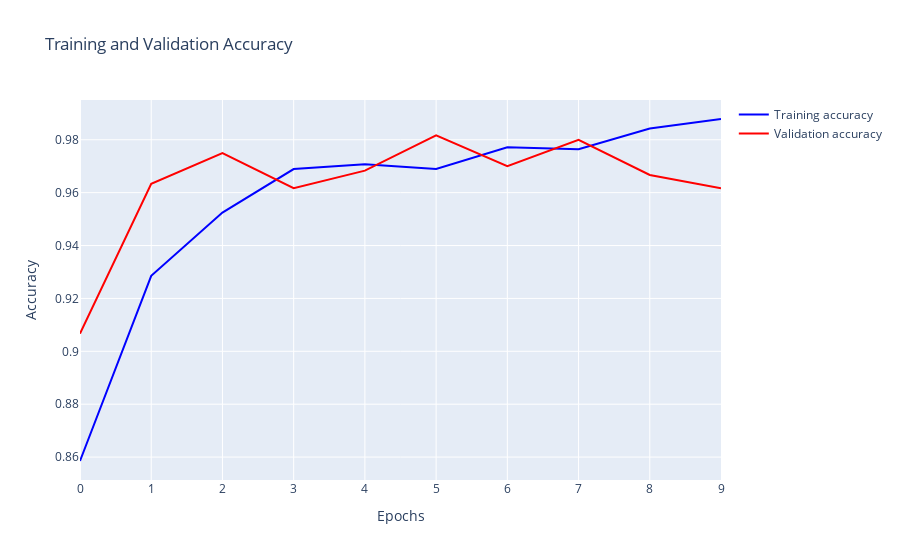
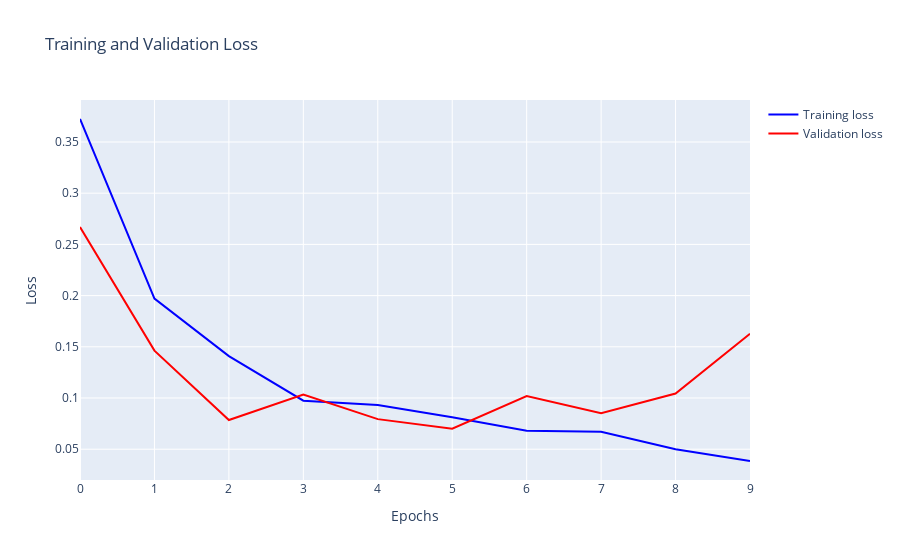

Notebook code cell kept with these figures, in order:
### Code cell
fig_accuracy, fig_loss = report(history)
fig_accuracy.show()
fig_loss.show()

### Figure 1 — Plotly figure (JSON) as saved in the notebook; plotly's stock layout.template omitted (floating-point values rounded to 4 significant figures)
{"data": [{"line": {"color": "blue"}, "mode": "lines", "name": "Training accuracy", "type": "scatter", "x": [0, 1, 2, 3, 4, 5, 6, 7, 8, 9], "y": [0.8585, 0.9285, 0.9525, 0.9689, 0.9707, 0.9689, 0.9771, 0.9764, 0.9843, 0.9879]}, {"line": {"color": "red"}, "mode": "lines", "name": "Validation accuracy", "type": "scatter", "x": [0, 1, 2, 3, 4, 5, 6, 7, 8, 9], "y": [0.9067, 0.9633, 0.975, 0.9617, 0.9683, 0.9817, 0.97, 0.98, 0.9667, 0.9617]}], "layout": {"title": {"text": "Training and Validation Accuracy"}, "xaxis": {"title": {"text": "Epochs"}}, "yaxis": {"title": {"text": "Accuracy"}}}}

### Figure 2 — Plotly figure (JSON) as saved in the notebook; plotly's stock layout.template omitted (floating-point values rounded to 4 significant figures)
{"data": [{"line": {"color": "blue"}, "mode": "lines", "name": "Training loss", "type": "scatter", "x": [0, 1, 2, 3, 4, 5, 6, 7, 8, 9], "y": [0.3724, 0.1971, 0.1409, 0.09738, 0.09327, 0.08115, 0.0681, 0.06714, 0.05002, 0.0385]}, {"line": {"color": "red"}, "mode": "lines", "name": "Validation loss", "type": "scatter", "x": [0, 1, 2, 3, 4, 5, 6, 7, 8, 9], "y": [0.2669, 0.1463, 0.07851, 0.1034, 0.0794, 0.07007, 0.1018, 0.08505, 0.1043, 0.1627]}], "layout": {"title": {"text": "Training and Validation Loss"}, "xaxis": {"title": {"text": "Epochs"}}, "yaxis": {"title": {"text": "Loss"}}}}
